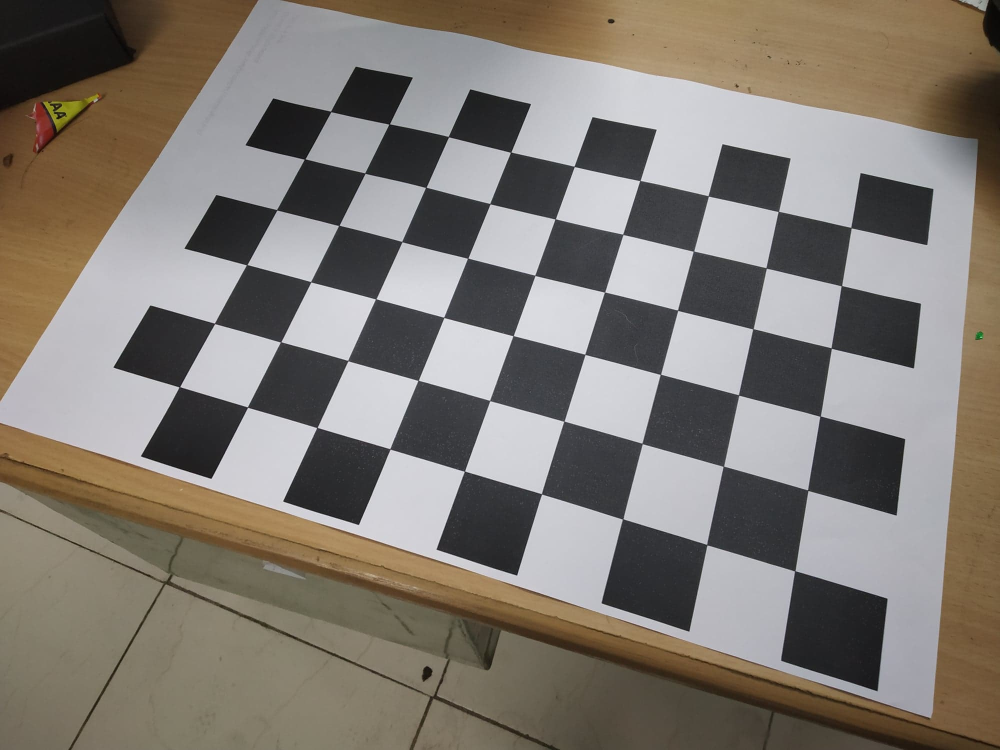
#> input picture CV/Assign1/phone_images_zhang/51024277_554399205036803_8947308869260935168_n.jpg, 2000 x 1500 px (shown at 1/2 size)
$ python histogram.py ../../../CV/Assign1/phone_images_zhang/51024277_554399205036803_8947308869260935168_n.jpg   (older library calls are emulated)
#> lines starting #> are read from the running program, lines starting #| are printed output that depends on the picture
import matplotlib.pyplot as plt
import numpy as np
import sys
from PIL import Image

def bucket_sort(im_list):
	buckets = np.zeros((256))
	for x in im_list:
		buckets[x] += 1
	return buckets

def histogram(im,new_dim=400, verbose=True):

	try:
		im = im.resize((new_dim,new_dim), Image.ANTIALIAS)
	except:
		pass

	im = np.array(im)
	try:
		w,h,ch = im.shape
	except ValueError:
		w,h = im.shape
		ch = 1
		im = im.reshape((w,h,1))

	hist_list = []
	plot_colors = ['red' , 'green', 'blue']
	for c in range(ch):
		y = bucket_sort(np.reshape(im[:,:,c],(w*h,1)) )
		y = y/(w*h)
		hist_list.append(y)
		if verbose:
			plt.plot(np.arange(0,256,1), y , color=plot_colors[c])
			plt.fill_between(np.arange(0,256,1),y,0, alpha=0.3 , color=plot_colors[c])


	if verbose:
		plt.show()

	return np.array(hist_list)


if __name__ == "__main__":

	# Get the input
	path = sys.argv[1]
	im = Image.open(path)
#> im is the input picture: PIL image 2000x1500 RGB; mean R, G, B 129, 122.5, 114.9
	# Run the function
	histogram(im,new_dim=16)
#> in histogram, `im = im.resize((new_dim,new_dim), Image.ANTIALIAS)`:
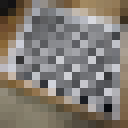
#> im: PIL image 16x16 RGB (shown 8 times larger); mean R, G, B 129.3, 122.9, 115.4
#> after the loop in histogram, `for c in range(ch):`: hist_list = 3 items
	histogram(im,new_dim=32)
	histogram(im,new_dim=64)
#> call 3 of histogram, with new_dim = 64, verbose = True
#> in histogram (call 3), `im = im.resize((new_dim,new_dim), Image.ANTIALIAS)`:
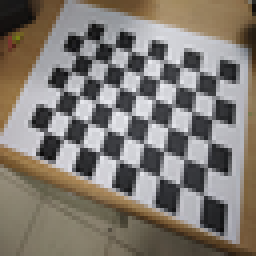
#> im: PIL image 64x64 RGB (shown 4 times larger); mean R, G, B 129, 122.5, 114.9
#> in histogram (call 3), `plt.show()`:
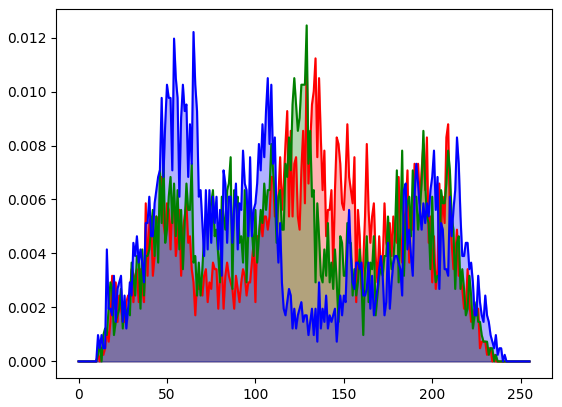
#> figure drawn by matplotlib, 1 panel; curve peaks at x = 129, y = 0.0112; curve peaks at x = 129, y = 0.0125; curve peaks at x = 65, y = 0.0122
	histogram(im,new_dim=128)
#> call 4 of histogram, with new_dim = 128, verbose = True
#> in histogram (call 4), `im = im.resize((new_dim,new_dim), Image.ANTIALIAS)`:
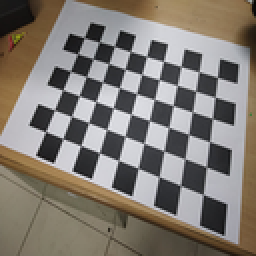
#> im: PIL image 128x128 RGB (shown 2 times larger); mean R, G, B 129, 122.5, 114.9
#> in histogram (call 4), `plt.show()`:
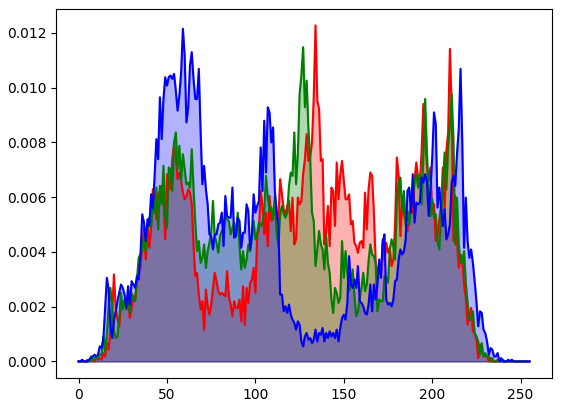
#> figure drawn by matplotlib, 1 panel; curve peaks at x = 134, y = 0.0123; curve peaks at x = 127, y = 0.0115; curve peaks at x = 59, y = 0.0121
	histogram(im,new_dim=256)
#> in histogram (call 5), `im = im.resize((new_dim,new_dim), Image.ANTIALIAS)`:
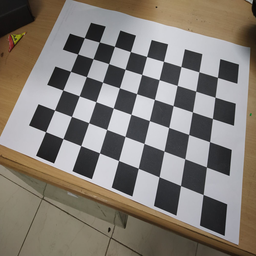
#> im: PIL image 256x256 RGB; mean R, G, B 129, 122.5, 114.9
#> in histogram (call 5), `plt.show()`:
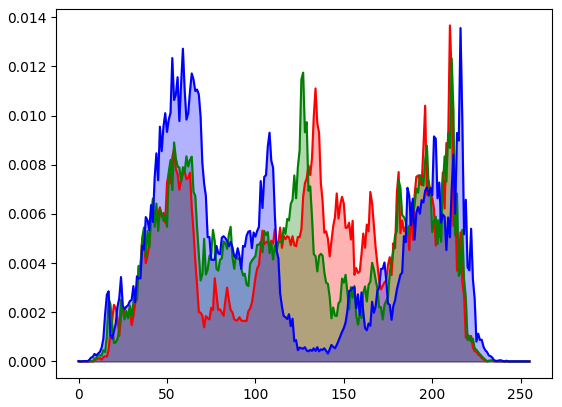
#> figure drawn by matplotlib, 1 panel; curve peaks at x = 210, y = 0.0137; curve peaks at x = 211, y = 0.0123; curve peaks at x = 216, y = 0.0136

$ run again, on CV/Assign1/phone_images_zhang/51141416_225570668393188_7251503975181058048_n.jpg
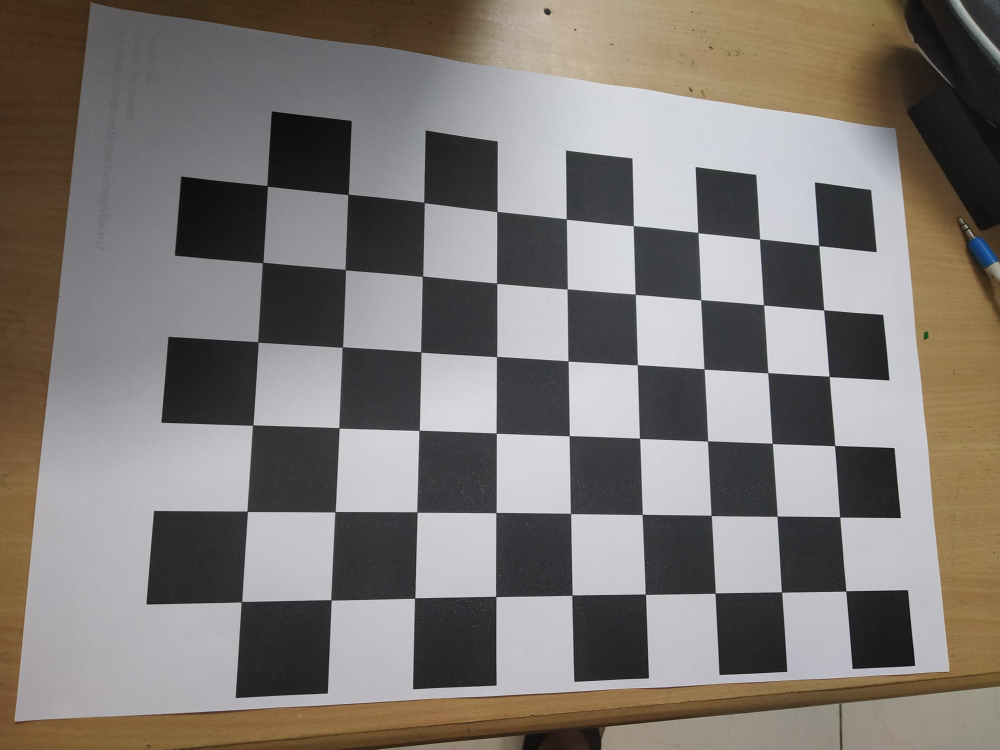
#> input picture CV/Assign1/phone_images_zhang/51141416_225570668393188_7251503975181058048_n.jpg, 2000 x 1500 px (shown at 1/2 size)
#> im is the input picture: PIL image 2000x1500 RGB; mean R, G, B 126.4, 120.9, 116.7
#> im: PIL image 16x16 RGB
#> after the loop in histogram, `for c in range(ch):`: hist_list = 3 items
#> im: PIL image 32x32 RGB
#> im: PIL image 64x64 RGB
#> im: PIL image 128x128 RGB
#> in histogram (call 5), `im = im.resize((new_dim,new_dim), Image.ANTIALIAS)`:
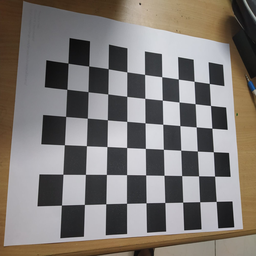
#> im: PIL image 256x256 RGB; mean R, G, B 126.4, 120.9, 116.7
#> in histogram (call 5), `plt.show()`:
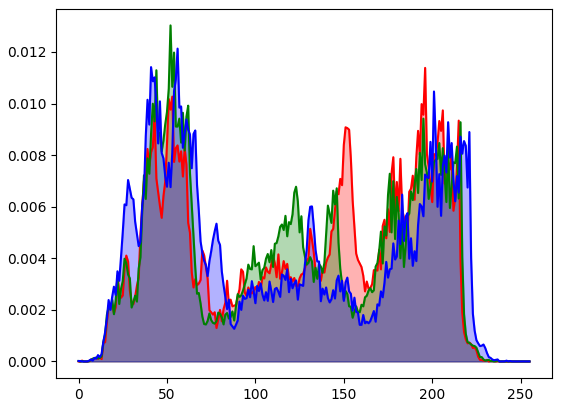
#> figure drawn by matplotlib, 1 panel; curve peaks at x = 196, y = 0.0114; curve peaks at x = 52, y = 0.013; curve peaks at x = 56, y = 0.0121

$ run again, on CV/Assign1/phone_images_zhang/51145957_328299157787932_6370018115849289728_n.jpg
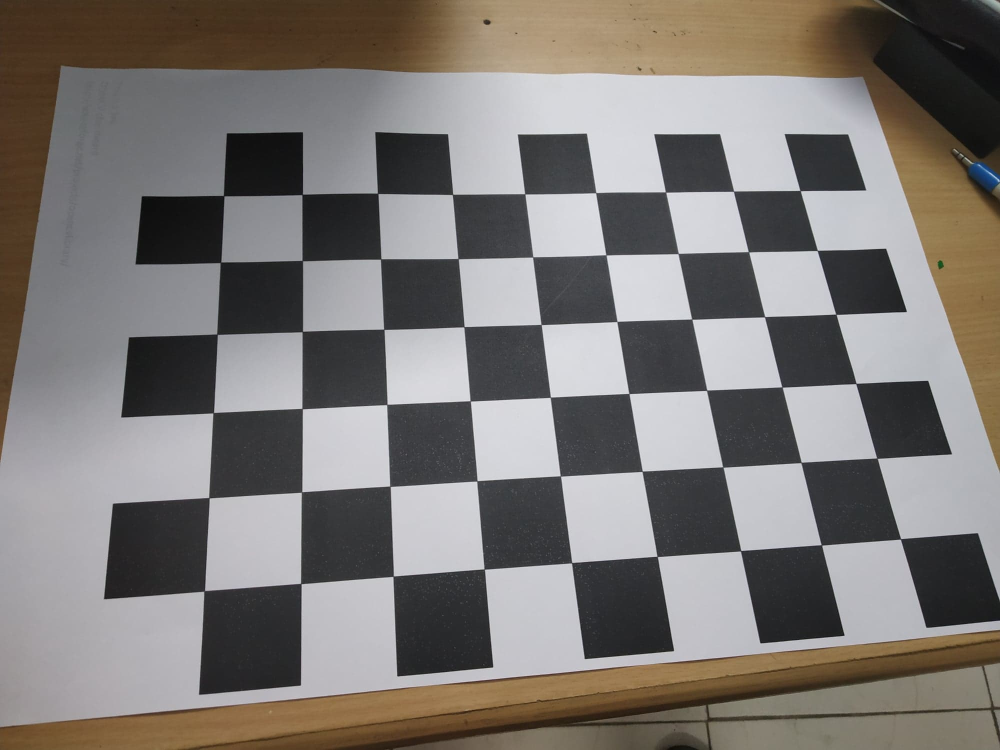
#> input picture CV/Assign1/phone_images_zhang/51145957_328299157787932_6370018115849289728_n.jpg, 2000 x 1500 px (shown at 1/2 size)
#> im is the input picture: PIL image 2000x1500 RGB; mean R, G, B 124.8, 120.4, 117.2
#> im: PIL image 16x16 RGB
#> after the loop in histogram, `for c in range(ch):`: hist_list = 3 items
#> im: PIL image 32x32 RGB
#> im: PIL image 64x64 RGB
#> im: PIL image 128x128 RGB
#> in histogram (call 5), `im = im.resize((new_dim,new_dim), Image.ANTIALIAS)`:
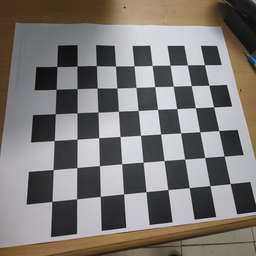
#> im: PIL image 256x256 RGB; mean R, G, B 124.8, 120.4, 117.2
#> in histogram (call 5), `plt.show()`:
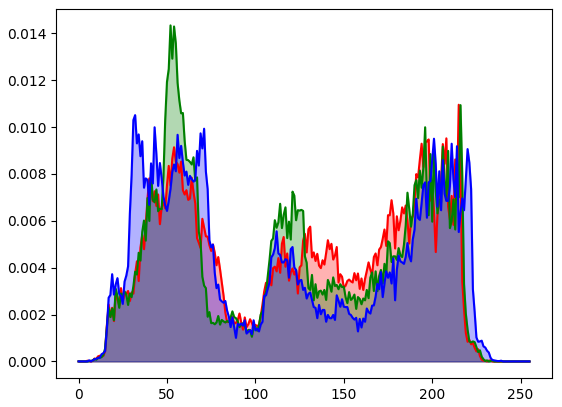
#> figure drawn by matplotlib, 1 panel; curve peaks at x = 215, y = 0.011; curve peaks at x = 52, y = 0.0143; curve peaks at x = 32, y = 0.0105

$ run again, on CV/Assign1/phone_images_zhang/51392666_371744610292505_2948456647401406464_n.jpg
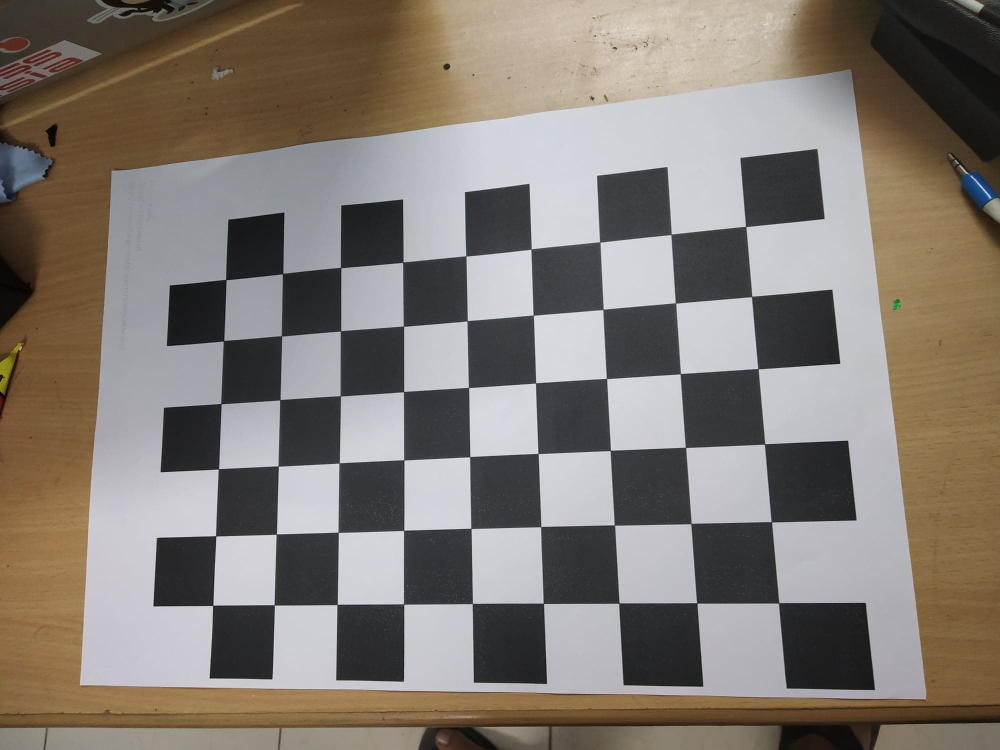
#> input picture CV/Assign1/phone_images_zhang/51392666_371744610292505_2948456647401406464_n.jpg, 2000 x 1500 px (shown at 1/2 size)
#> im is the input picture: PIL image 2000x1500 RGB; mean R, G, B 130.3, 122.6, 115.1
#> im: PIL image 16x16 RGB
#> after the loop in histogram, `for c in range(ch):`: hist_list = 3 items
#> im: PIL image 32x32 RGB
#> im: PIL image 64x64 RGB
#> im: PIL image 128x128 RGB
#> im: PIL image 256x256 RGB
#> in histogram (call 5), `plt.show()`:
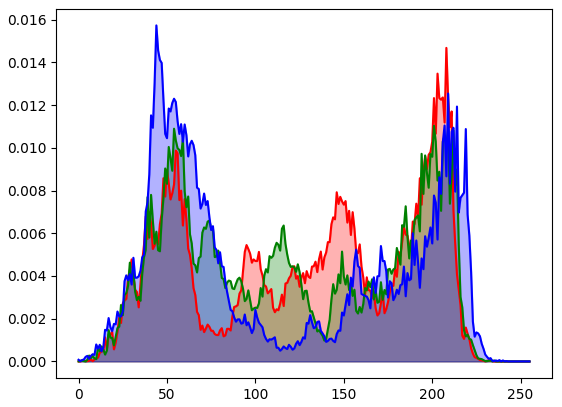
#> figure drawn by matplotlib, 1 panel; curve peaks at x = 208, y = 0.0147; curve peaks at x = 201, y = 0.011; curve peaks at x = 44, y = 0.0157
